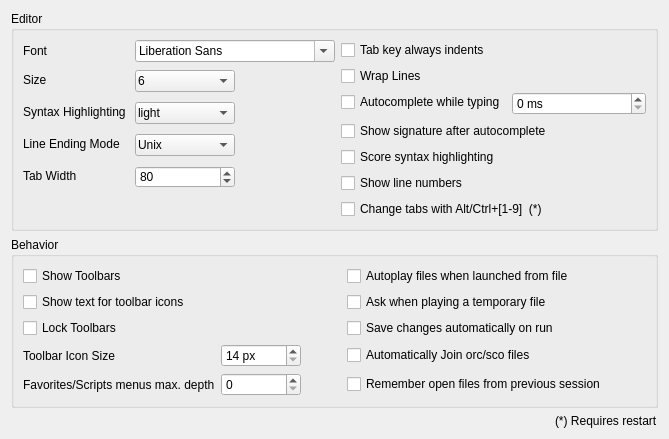
         <widget class="QWidget" name="tab_4">
          <attribute name="title">
           <string>Editor</string>
          </attribute>
          <layout class="QGridLayout" name="gridLayout_9">
           <item row="5" column="0" alignment="Qt::AlignmentFlag::AlignRight|Qt::AlignmentFlag::AlignTop">
            <widget class="QLabel" name="label_44">
             <property name="text">
              <string>(*) Requires restart</string>
             </property>
            </widget>
           </item>
           <item row="3" column="0" alignment="Qt::AlignmentFlag::AlignTop">
            <widget class="QGroupBox" name="groupBox_10">
             <property name="title">
              <string>Behavior</string>
             </property>
             <layout class="QGridLayout" name="gridLayout_24">
              <item row="4" column="0">
               <widget class="QCheckBox" name="lockToolbarCheckBox">
                <property name="toolTip">
                 <string>Lock the toolbars in place, remove handle</string>
                </property>
                <property name="text">
                 <string>Lock Toolbars</string>
                </property>
                <property name="checked">
                 <bool>false</bool>
                </property>
               </widget>
              </item>
              <item row="6" column="1">
               <widget class="QSpinBox" name="toolbarIconSizeSpinBox">
                <property name="minimumSize">
                 <size>
                  <width>80</width>
                  <height>0</height>
                 </size>
                </property>
                <property name="suffix">
                 <string> px</string>
                </property>
                <property name="prefix">
                 <string/>
                </property>
                <property name="minimum">
                 <number>14</number>
                </property>
                <property name="maximum">
                 <number>48</number>
                </property>
               </widget>
              </item>
              <item row="6" column="2">
               <spacer name="horizontalSpacer_13">
                <property name="orientation">
                 <enum>Qt::Orientation::Horizontal</enum>
                </property>
                <property name="sizeHint" stdset="0">
                 <size>
                  <width>40</width>
                  <height>20</height>
                 </size>
                </property>
               </spacer>
              </item>
              <item row="0" column="3">
               <widget class="QCheckBox" name="autoplayCheckBox">
                <property name="enabled">
                 <bool>true</bool>
                </property>
                <property name="text">
                 <string>Autoplay files when launched from file</string>
                </property>
               </widget>
              </item>
              <item row="10" column="0">
               <widget class="QLabel" name="label_35">
                <property name="text">
                 <string>Favorites/Scripts menus max. depth</string>
                </property>
               </widget>
              </item>
              <item row="0" column="4">
               <spacer name="horizontalSpacer_15">
                <property name="orientation">
                 <enum>Qt::Orientation::Horizontal</enum>
                </property>
                <property name="sizeHint" stdset="0">
                 <size>
                  <width>40</width>
                  <height>20</height>
                 </size>
                </property>
               </spacer>
              </item>
              <item row="3" column="0">
               <widget class="QCheckBox" name="iconTextCheckBox">
                <property name="text">
                 <string>Show text for toolbar icons</string>
                </property>
               </widget>
              </item>
              <item row="10" column="1">
               <widget class="QSpinBox" name="menusDepthSpinBox"/>
              </item>
              <item row="4" column="3">
               <widget class="QCheckBox" name="saveChangesCheckBox">
                <property name="enabled">
                 <bool>true</bool>
                </property>
                <property name="text">
                 <string>Save changes automatically on run</string>
                </property>
               </widget>
              </item>
              <item row="3" column="3">
               <widget class="QCheckBox" name="askIfTemporaryCheckBox">
                <property name="text">
                 <string>Ask when playing a temporary file</string>
                </property>
               </widget>
              </item>
              <item row="10" column="3">
               <widget class="QCheckBox" name="rememberFileCheckBox">
                <property name="text">
                 <string>Remember open files from previous session</string>
                </property>
               </widget>
              </item>
              <item row="0" column="0">
               <widget class="QCheckBox" name="toolbarCheckBox">
                <property name="text">
                 <string>Show Toolbars</string>
                </property>
               </widget>
              </item>
              <item row="6" column="3">
               <widget class="QCheckBox" name="autoJoinCheckBox">
                <property name="text">
                 <string>Automatically Join orc/sco files</string>
                </property>
               </widget>
              </item>
              <item row="6" column="0">
               <widget class="QLabel" name="toolbarIconSizeLabel">
                <property name="text">
                 <string>Toolbar Icon Size</string>
                </property>
               </widget>
              </item>
             </layout>
            </widget>
           </item>
           <item row="0" column="0" alignment="Qt::AlignmentFlag::AlignTop">
            <widget class="QGroupBox" name="groupBox_5">
             <property name="title">
              <string>Editor</string>
             </property>
             <layout class="QGridLayout" name="gridLayout_17">
              <item row="0" column="1">
               <layout class="QFormLayout" name="formLayout">
                <property name="formAlignment">
                 <set>Qt::AlignmentFlag::AlignLeading|Qt::AlignmentFlag::AlignLeft|Qt::AlignmentFlag::AlignVCenter</set>
                </property>
                <item row="0" column="0">
                 <widget class="QCheckBox" name="tabIndentCheckBox">
                  <property name="styleSheet">
                   <string notr="true"/>
                  </property>
                  <property name="text">
                   <string>Tab key always indents</string>
                  </property>
                 </widget>
                </item>
                <item row="1" column="0">
                 <widget class="QCheckBox" name="wrapLinesCheckBox">
                  <property name="text">
                   <string>Wrap Lines</string>
                  </property>
                 </widget>
                </item>
                <item row="5" column="0">
                 <widget class="QCheckBox" name="lineNumbersCheckBox">
                  <property name="text">
                   <string>Show line numbers</string>
                  </property>
                 </widget>
                </item>
                <item row="4" column="0">
                 <widget class="QCheckBox" name="highlightScoreCheckBox">
                  <property name="toolTip">
                   <string>&lt;html&gt;&lt;head/&gt;&lt;body&gt;&lt;p&gt;Apply syntax highlighting to the score. In very long scores,  deactivating syntax highlighting can reduce loading time significantly&lt;/p&gt;&lt;/body&gt;&lt;/html&gt;</string>
                  </property>
                  <property name="text">
                   <string>Score syntax highlighting</string>
                  </property>
                 </widget>
                </item>
                <item row="2" column="1">
                 <widget class="QSpinBox" name="autoCompleteDelaySpinBox">
                  <property name="minimumSize">
                   <size>
                    <width>80</width>
                    <height>0</height>
                   </size>
                  </property>
                  <property name="toolTip">
                   <string>&lt;html&gt;&lt;head/&gt;&lt;body&gt;&lt;p&gt;Time delay (in ms) after which the autocomplete menu is displayed&lt;/p&gt;&lt;/body&gt;&lt;/html&gt;</string>
                  </property>
                  <property name="suffix">
                   <string> ms</string>
                  </property>
                  <property name="maximum">
                   <number>500</number>
                  </property>
                  <property name="singleStep">
                   <number>10</number>
                  </property>
                 </widget>
                </item>
                <item row="2" column="0">
                 <widget class="QCheckBox" name="autoCompleteCheckBox">
                  <property name="toolTip">
                   <string>&lt;html&gt;&lt;head/&gt;&lt;body&gt;&lt;p&gt;If on, the autocompletion menu is shown after the given number of idle ms. Autocompletion can also be triggered manually from the menu &amp;quot;Edit/Autocomplete&amp;quot; or via the corresponding keyboard shortcut  &lt;/p&gt;&lt;/body&gt;&lt;/html&gt;</string>
                  </property>
                  <property name="text">
                   <string>Autocomplete while typing</string>
                  </property>
                 </widget>
                </item>
                <item row="3" column="0" colspan="2">
                 <widget class="QCheckBox" name="autoParameterModeCheckBox">
                  <property name="text">
                   <string>Show signature after autocomplete</string>
                  </property>
                 </widget>
                </item>
                <item row="6" column="0" colspan="2">
                 <widget class="QCheckBox" name="tabShortcutActiveCheckBox">
                  <property name="text">
                   <string>Change tabs with Alt/Ctrl+[1-9]  (*)</string>
                  </property>
                  <property name="checked">
                   <bool>false</bool>
                  </property>
                 </widget>
                </item>
               </layout>
              </item>
              <item row="0" column="0">
               <layout class="QFormLayout" name="formLayout_2">
                <property name="labelAlignment">
                 <set>Qt::AlignmentFlag::AlignLeading|Qt::AlignmentFlag::AlignLeft|Qt::AlignmentFlag::AlignVCenter</set>
                </property>
                <property name="formAlignment">
                 <set>Qt::AlignmentFlag::AlignLeading|Qt::AlignmentFlag::AlignLeft|Qt::AlignmentFlag::AlignTop</set>
                </property>
                <item row="0" column="0">
                 <widget class="QLabel" name="label">
                  <property name="text">
                   <string>Font</string>
                  </property>
                 </widget>
                </item>
                <item row="0" column="1">
                 <widget class="QFontComboBox" name="fontComboBox">
                  <property name="maximumSize">
                   <size>
                    <width>200</width>
                    <height>16777215</height>
                   </size>
                  </property>
                  <property name="styleSheet">
                   <string notr="true"/>
                  </property>
                  <property name="frame">
                   <bool>true</bool>
                  </property>
                 </widget>
                </item>
                <item row="1" column="0">
                 <widget class="QLabel" name="label_2">
                  <property name="text">
                   <string>Size</string>
                  </property>
                 </widget>
                </item>
                <item row="1" column="1">
                 <widget class="QComboBox" name="fontSizeComboBox">
                  <property name="minimumSize">
                   <size>
                    <width>100</width>
                    <height>0</height>
                   </size>
                  </property>
                  <property name="maximumSize">
                   <size>
                    <width>100</width>
                    <height>16777215</height>
                   </size>
                  </property>
                  <property name="styleSheet">
                   <string notr="true">margin-top: 2; margin-bottom: 2; padding: 2</string>
                  </property>
                  <property name="currentIndex">
                   <number>0</number>
                  </property>
                  <item>
                   <property name="text">
                    <string>6</string>
                   </property>
                  </item>
                  <item>
                   <property name="text">
                    <string>8</string>
                   </property>
                  </item>
                  <item>
                   <property name="text">
                    <string>9</string>
                   </property>
                  </item>
                  <item>
                   <property name="text">
                    <string>10</string>
                   </property>
                  </item>
                  <item>
                   <property name="text">
                    <string>11</string>
                   </property>
                  </item>
                  <item>
                   <property name="text">
                    <string>12</string>
                   </property>
                  </item>
                  <item>
                   <property name="text">
                    <string>13</string>
                   </property>
                  </item>
                  <item>
                   <property name="text">
                    <string>14</string>
                   </property>
                  </item>
                  <item>
                   <property name="text">
                    <string>16</string>
                   </property>
                  </item>
                  <item>
                   <property name="text">
                    <string>18</string>
                   </property>
                  </item>
                  <item>
                   <property name="text">
                    <string>20</string>
                   </property>
                  </item>
                  <item>
                   <property name="text">
                    <string>24</string>
                   </property>
                  </item>
                  <item>
                   <property name="text">
                    <string>30</string>
                   </property>
                  </item>
                  <item>
                   <property name="text">
                    <string>36</string>
                   </property>
                  </item>
                  <item>
                   <property name="text">
                    <string>48</string>
                   </property>
                  </item>
                 </widget>
                </item>
                <item row="2" column="0">
                 <widget class="QLabel" name="label_18">
                  <property name="text">
                   <string>Syntax Highlighting </string>
                  </property>
                 </widget>
                </item>
                <item row="2" column="1">
                 <widget class="QComboBox" name="highlightingThemeComboBox">
                  <property name="minimumSize">
                   <size>
                    <width>100</width>
                    <height>0</height>
                   </size>
                  </property>
                  <property name="maximumSize">
                   <size>
                    <width>100</width>
                    <height>16777215</height>
                   </size>
                  </property>
                  <property name="toolTip">
                   <string>Color theme for syntax highlighting</string>
                  </property>
                  <property name="styleSheet">
                   <string notr="true">margin-top: 2; margin-bottom: 2; padding: 2</string>
                  </property>
                  <property name="sizeAdjustPolicy">
                   <enum>QComboBox::SizeAdjustPolicy::AdjustToContents</enum>
                  </property>
                  <item>
                   <property name="text">
                    <string>light</string>
                   </property>
                  </item>
                  <item>
                   <property name="text">
                    <string>dark</string>
                   </property>
                  </item>
                  <item>
                   <property name="text">
                    <string>classic</string>
                   </property>
                  </item>
                  <item>
                   <property name="text">
                    <string>none</string>
                   </property>
                  </item>
                 </widget>
                </item>
                <item row="3" column="0">
                 <widget class="QLabel" name="label_34">
                  <property name="text">
                   <string>Line Ending Mode</string>
                  </property>
                 </widget>
                </item>
                <item row="3" column="1">
                 <widget class="QComboBox" name="lineEndingComboBox">
                  <property name="minimumSize">
                   <size>
                    <width>100</width>
                    <height>0</height>
                   </size>
                  </property>
                  <property name="maximumSize">
                   <size>
                    <width>100</width>
                    <height>16777215</height>
                   </size>
                  </property>
                  <property name="styleSheet">
                   <string notr="true">margin-top: 2; margin-bottom: 2; padding: 2</string>
                  </property>
                  <property name="currentIndex">
                   <number>0</number>
                  </property>
                  <item>
                   <property name="text">
                    <string>Unix</string>
                   </property>
                  </item>
                  <item>
                   <property name="text">
                    <string>Windows</string>
                   </property>
                  </item>
                 </widget>
                </item>
                <item row="4" column="0">
                 <widget class="QLabel" name="label_19">
                  <property name="text">
                   <string>Tab Width</string>
                  </property>
                 </widget>
                </item>
                <item row="4" column="1">
                 <widget class="QSpinBox" name="tabWidthSpinBox">
                  <property name="minimumSize">
                   <size>
                    <width>100</width>
                    <height>0</height>
                   </size>
                  </property>
                  <property name="maximumSize">
                   <size>
                    <width>100</width>
                    <height>16777215</height>
                   </size>
                  </property>
                  <property name="styleSheet">
                   <string notr="true">margin-top: 2; margin-bottom: 2</string>
                  </property>
                  <property name="minimum">
                   <number>10</number>
                  </property>
                  <property name="maximum">
                   <number>120</number>
                  </property>
                  <property name="singleStep">
                   <number>10</number>
                  </property>
                  <property name="value">
                   <number>80</number>
                  </property>
                 </widget>
                </item>
               </layout>
              </item>
             </layout>
            </widget>
           </item>
          </layout>
         </widget>
